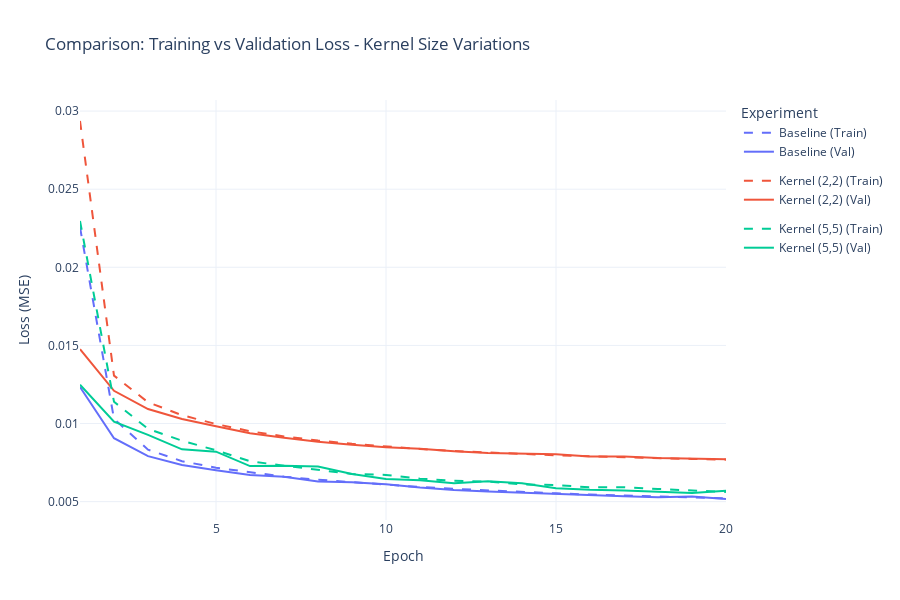

The cell this chart's notebook holds for it:
### Code cell
# Plot comparison
plot_comparison_full(df_current, experiment="Kernel Size Variations")

### Figure 1 — Plotly figure (JSON) as saved in the notebook; plotly's stock layout.template omitted (floating-point values rounded to 4 significant figures)
{"data": [{"legendgroup": "Baseline", "line": {"color": "#636EFA", "dash": "dash"}, "mode": "lines", "name": "Baseline (Train)", "type": "scatter", "x": [1, 2, 3, 4, 5, 6, 7, 8, 9, 10, 11, 12, 13, 14, 15, 16, 17, 18, 19, 20], "y": [0.02256, 0.0103, 0.008327, 0.007588, 0.007171, 0.006865, 0.006597, 0.006403, 0.006237, 0.00606, 0.005934, 0.005818, 0.00571, 0.005615, 0.005532, 0.005452, 0.005381, 0.005315, 0.005257, 0.005208]}, {"legendgroup": "Baseline", "line": {"color": "#636EFA", "dash": "solid"}, "mode": "lines", "name": "Baseline (Val)", "type": "scatter", "x": [1, 2, 3, 4, 5, 6, 7, 8, 9, 10, 11, 12, 13, 14, 15, 16, 17, 18, 19, 20], "y": [0.01234, 0.009056, 0.007909, 0.007341, 0.007006, 0.006708, 0.006592, 0.006295, 0.006236, 0.006108, 0.0059, 0.005751, 0.005654, 0.00557, 0.005493, 0.005408, 0.005336, 0.005287, 0.005322, 0.005168]}, {"legendgroup": "Kernel (2,2)", "line": {"color": "#EF553B", "dash": "dash"}, "mode": "lines", "name": "Kernel (2,2) (Train)", "type": "scatter", "x": [1, 2, 3, 4, 5, 6, 7, 8, 9, 10, 11, 12, 13, 14, 15, 16, 17, 18, 19, 20], "y": [0.02937, 0.01307, 0.01136, 0.01053, 0.009965, 0.009506, 0.009175, 0.008912, 0.008699, 0.008516, 0.008372, 0.00824, 0.008134, 0.008045, 0.007966, 0.007897, 0.007829, 0.007782, 0.007732, 0.007688]}, {"legendgroup": "Kernel (2,2)", "line": {"color": "#EF553B", "dash": "solid"}, "mode": "lines", "name": "Kernel (2,2) (Val)", "type": "scatter", "x": [1, 2, 3, 4, 5, 6, 7, 8, 9, 10, 11, 12, 13, 14, 15, 16, 17, 18, 19, 20], "y": [0.01475, 0.01209, 0.01092, 0.01029, 0.009828, 0.009378, 0.009093, 0.008835, 0.008642, 0.008484, 0.008382, 0.008217, 0.008105, 0.008068, 0.008027, 0.007883, 0.007893, 0.007788, 0.007742, 0.00771]}, {"legendgroup": "Kernel (5,5)", "line": {"color": "#00CC96", "dash": "dash"}, "mode": "lines", "name": "Kernel (5,5) (Train)", "type": "scatter", "x": [1, 2, 3, 4, 5, 6, 7, 8, 9, 10, 11, 12, 13, 14, 15, 16, 17, 18, 19, 20], "y": [0.02297, 0.01139, 0.009659, 0.008902, 0.008285, 0.007581, 0.007304, 0.007038, 0.006766, 0.006709, 0.006468, 0.00634, 0.006277, 0.006103, 0.006058, 0.005918, 0.00592, 0.00581, 0.005699, 0.005622]}, {"legendgroup": "Kernel (5,5)", "line": {"color": "#00CC96", "dash": "solid"}, "mode": "lines", "name": "Kernel (5,5) (Val)", "type": "scatter", "x": [1, 2, 3, 4, 5, 6, 7, 8, 9, 10, 11, 12, 13, 14, 15, 16, 17, 18, 19, 20], "y": [0.01248, 0.01012, 0.009269, 0.008349, 0.008196, 0.007273, 0.007299, 0.007248, 0.006775, 0.006448, 0.006371, 0.006175, 0.006302, 0.006169, 0.005853, 0.005753, 0.005712, 0.005656, 0.005555, 0.005688]}], "layout": {"height": 600, "legend": {"title": {"text": "Experiment"}}, "title": {"text": "Comparison: Training vs Validation Loss - Kernel Size Variations"}, "xaxis": {"title": {"text": "Epoch"}}, "yaxis": {"title": {"text": "Loss (MSE)"}}}}
